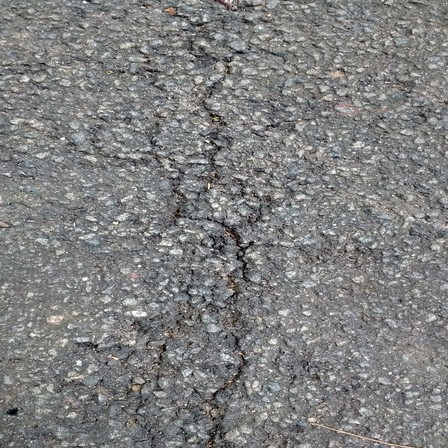
#> input picture 202618018_Lab_6/448/Cracks/IMG_20180514_165307482_HDR resized_448.jpg, 448 x 448 px; its folder holds 4 pictures in this run
$ jupyter execute --allow-errors 202618018_lab_6_Part_A.ipynb   (shell and % lines are left out)
#> lines starting #> are read from the running program, lines starting #| are printed output that depends on the picture
[cell 1]
import cv2
import numpy as np
import pandas as pd
import os
import time
import matplotlib.pyplot as plt

from sklearn.model_selection import train_test_split
from sklearn.preprocessing import StandardScaler
from sklearn.pipeline import Pipeline

from sklearn.ensemble import RandomForestClassifier
from sklearn.svm import SVC

from sklearn.metrics import (
    accuracy_score,
    precision_score,
    recall_score,
    f1_score,
    confusion_matrix,
    ConfusionMatrixDisplay,
    classification_report
)

[cell 2]
CRACK_DIR = "448/Cracks"
NONCRACK_DIR = "448/NonCracks"

print(os.path.exists(CRACK_DIR))
print(os.path.exists(NONCRACK_DIR))

[cell 3]
def extract_features(image_path):

    image = cv2.imread(image_path)
#> image is the input picture: shape (448, 448, 3); mean B, G, R 128.1, 128.2, 127.9

    image = cv2.resize(image, (224, 224))
#> image: shape (224, 224, 3)

    gray = cv2.cvtColor(image, cv2.COLOR_BGR2GRAY)

    mean_brightness = np.mean(gray)
#> mean_brightness = 128.2
    contrast = np.std(gray)
#> contrast = 27.89

    dark_pixel_ratio = np.mean(gray < 50)
#> dark_pixel_ratio = 0.00624
    bright_pixel_ratio = np.mean(gray > 200)
#> bright_pixel_ratio = 0.0112

    min_intensity = np.min(gray)
#> min_intensity = 4
    max_intensity = np.max(gray)
#> max_intensity = 254
    median_intensity = np.median(gray)
#> median_intensity = 127

    edges = cv2.Canny(gray, 100, 200)
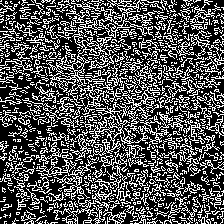
#> edges: shape (224, 224); 32.5% white in thin lines or dots

    edge_count = np.sum(edges > 0)
#> edge_count = 16323

    total_pixels = gray.shape[0] * gray.shape[1]
#> total_pixels = 50176
    edge_density = edge_count / total_pixels
#> edge_density = 0.325

    return [
        mean_brightness,
        contrast,
        dark_pixel_ratio,
        bright_pixel_ratio,
        min_intensity,
        max_intensity,
        median_intensity,
        edge_count,
        edge_density
    ]

[cell 4]
features = []
labels = []
image_names = []

# -----------------------------
# Crack images
# -----------------------------
for filename in os.listdir(CRACK_DIR):

    image_path = os.path.join(CRACK_DIR, filename)

    if filename.lower().endswith((".jpg", ".jpeg", ".png")):

        feature_row = extract_features(image_path)
#> feature_row = [128.2, 27.89, 0.00624, 0.0112, 4, 254, 127, 16323, 0.325]

        features.append(feature_row)
        labels.append(1)
        image_names.append(filename)
#> pass 2 of the loop `for filename in os.listdir(CRACK_DIR):`:
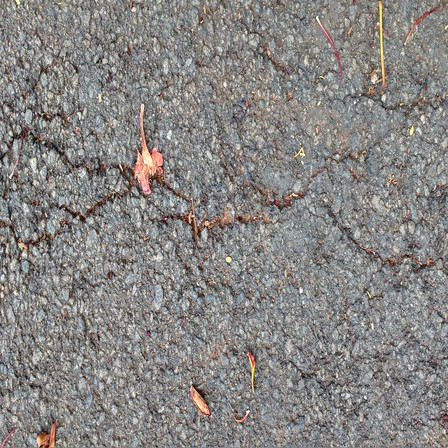
#> input picture 202618018_Lab_6/448/Cracks/IMG_20180514_165444055_HDR resized_448.jpg, 448 x 448 px
#> in extract_features, image is the input picture: shape (448, 448, 3); mean B, G, R 131.2, 133.3, 135.7
#> image: shape (224, 224, 3)
#> in extract_features (call 2), `mean_brightness = np.mean(gray)`: mean_brightness = 133.9
#> in extract_features (call 2), `contrast = np.std(gray)`: contrast = 27.52
#> in extract_features (call 2), `dark_pixel_ratio = np.mean(gray < 50)`: dark_pixel_ratio = 0.00321
#> in extract_features (call 2), `bright_pixel_ratio = np.mean(gray > 200)`: bright_pixel_ratio = 0.0109
#> in extract_features (call 2), `min_intensity = np.min(gray)`: min_intensity = 15
#> in extract_features (call 2), `max_intensity = np.max(gray)`: max_intensity = 253
#> in extract_features (call 2), `median_intensity = np.median(gray)`: median_intensity = 134
#> in extract_features (call 2), `edges = cv2.Canny(gray, 100, 200)`:
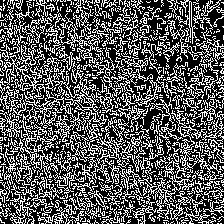
#> edges: shape (224, 224); 35% white in thin lines or dots
#> in extract_features (call 2), `edge_count = np.sum(edges > 0)`: edge_count = 17558
#> in extract_features (call 2), `edge_density = edge_count / total_pixels`: edge_density = 0.35
#> feature_row = [133.9, 27.52, 0.00321, 0.0109, 15, 253, 134, 17558, 0.35]
#> pass 3 of the loop `for filename in os.listdir(CRACK_DIR):`:
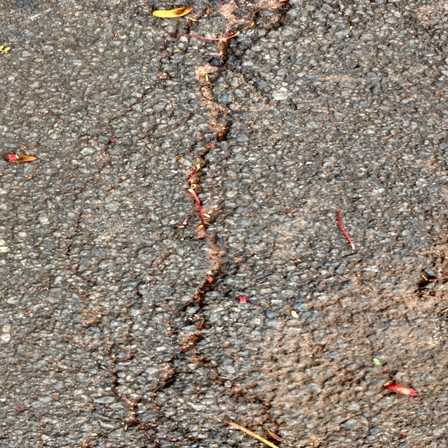
#> input picture 202618018_Lab_6/448/Cracks/IMG_20180514_165457873_HDR resized_448.jpg, 448 x 448 px
#> in extract_features, image is the input picture: shape (448, 448, 3); mean B, G, R 119.1, 130.9, 142.5
#> image: shape (224, 224, 3)
#> in extract_features (call 3), `mean_brightness = np.mean(gray)`: mean_brightness = 133.1
#> in extract_features (call 3), `contrast = np.std(gray)`: contrast = 33.3
#> in extract_features (call 3), `dark_pixel_ratio = np.mean(gray < 50)`: dark_pixel_ratio = 0.0112
#> in extract_features (call 3), `bright_pixel_ratio = np.mean(gray > 200)`: bright_pixel_ratio = 0.0244
#> in extract_features (call 3), `min_intensity = np.min(gray)`: min_intensity = 4
#> in extract_features (call 3), `median_intensity = np.median(gray)`: median_intensity = 132
#> in extract_features (call 3), `edges = cv2.Canny(gray, 100, 200)`:
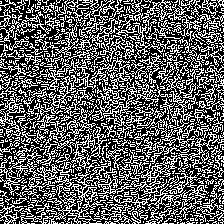
#> edges: shape (224, 224); 37.5% white in thin lines or dots
#> in extract_features (call 3), `edge_count = np.sum(edges > 0)`: edge_count = 18803
#> in extract_features (call 3), `edge_density = edge_count / total_pixels`: edge_density = 0.375
#> feature_row = [133.1, 33.3, 0.0112, 0.0244, 4, 253, 132, 18803, 0.375]
#> the loop made 4 passes; the first 3 are shown


# -----------------------------
# Non-crack images
# -----------------------------
#> (the rest of this cell did not finish here and is left out)

[cell 5]
feature_columns = [
    "Mean_Brightness",
    "Contrast",
    "Dark_Pixel_Ratio",
    "Bright_Pixel_Ratio",
    "Min_Intensity",
    "Max_Intensity",
    "Median_Intensity",
    "Edge_Count",
    "Edge_Density"
]
#> feature_columns = ['Mean_Brightness', 'Contrast', 'Dark_Pixel_Ratio', 'Bright_Pixel_Ratio', 'Min_Intensity', 'Max_Intensity', 'Median_Intensity', 'Edge_Count', 'Edge_Density']

df = pd.DataFrame(features, columns=feature_columns)

df["Image"] = image_names
df["Label"] = labels

# Put Image first
df = df[["Image"] + feature_columns + ["Label"]]

print("Dataset shape:", df.shape)
#| Dataset shape: (4, 11)

df.head()

[cell 6]
print("Crack images:", (df["Label"] == 1).sum())
print("Non-crack images:", (df["Label"] == 0).sum())

[cell 7]
df.to_csv("image_features.csv", index=False)

print("Feature table saved successfully.")

[cell 8]
# Take first crack image
sample_image_path = os.path.join(
    CRACK_DIR,
    os.listdir(CRACK_DIR)[0]
)

# Read image
image = cv2.imread(sample_image_path)

# Resize
image = cv2.resize(image, (224, 224))

# Convert for display
image_rgb = cv2.cvtColor(image, cv2.COLOR_BGR2RGB)

# Grayscale
gray = cv2.cvtColor(image, cv2.COLOR_BGR2GRAY)

# Canny edges
edges = cv2.Canny(gray, 100, 200)

# Plot
plt.figure(figsize=(12,4))

plt.subplot(1,3,1)
plt.imshow(image_rgb)
plt.title("Original Image")
plt.axis("off")

plt.subplot(1,3,2)
plt.imshow(gray, cmap="gray")
plt.title("Grayscale")
plt.axis("off")

plt.subplot(1,3,3)
plt.imshow(edges, cmap="gray")
plt.title("Canny Edges")
plt.axis("off")

plt.show()
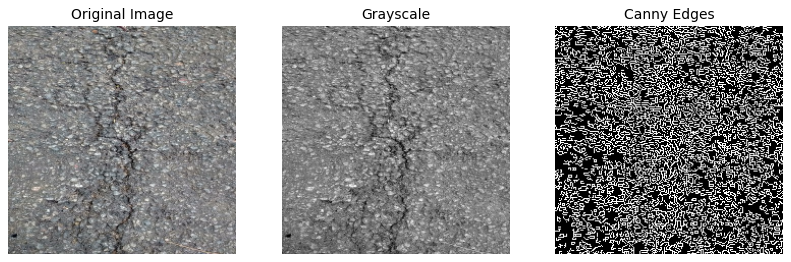
#> figure drawn by matplotlib, 3 panels

[cell 9]
X = df[feature_columns]

y = df["Label"]

print("X shape:", X.shape)
#| X shape: (4, 9)
print("y shape:", y.shape)
#| y shape: (4,)

[cell 10]
X_train, X_test, y_train, y_test = train_test_split(
    X,
    y,
    test_size=0.20,
    random_state=42,
    stratify=y
)

print(X_train.shape)
#| (3, 9)
print(X_test.shape)
#| (1, 9)

[cell 11]
model_rf = RandomForestClassifier(
    n_estimators=100,
    random_state=42
)

start_train = time.time()

model_rf.fit(X_train, y_train)

training_time_rf = time.time() - start_train


start_predict = time.time()

y_pred_rf = model_rf.predict(X_test)

prediction_time_rf = time.time() - start_predict

[cell 12]
accuracy_rf = accuracy_score(y_test, y_pred_rf)
precision_rf = precision_score(y_test, y_pred_rf)
recall_rf = recall_score(y_test, y_pred_rf)
f1_rf = f1_score(y_test, y_pred_rf)

print("Accuracy :", accuracy_rf)
print("Precision:", precision_rf)
print("Recall   :", recall_rf)
print("F1 Score :", f1_rf)

print("Training Time:", training_time_rf)
print("Prediction Time:", prediction_time_rf)

[cell 13]
cm = confusion_matrix(y_test, y_pred_rf)

disp = ConfusionMatrixDisplay(
    confusion_matrix=cm,
    display_labels=["Non-Crack", "Crack"]
)

#> (the rest of this cell did not finish here and is left out)

[cell 14]
model_svm = Pipeline([
    ("scaler", StandardScaler()),
    ("classifier", SVC(kernel="rbf"))
])

start_train = time.time()

#> (the rest of this cell did not finish here and is left out)

#> (a cell that did not finish here is left out)

#> (a cell that did not finish here is left out)

#> (a cell that did not finish here is left out)

[cell 18]
model_svm = Pipeline([
    ("scaler", StandardScaler()),
    ("classifier", SVC(kernel="rbf"))
])

start_train = time.time()
#> (the rest of this cell did not finish here and is left out)

#> (a cell that did not finish here is left out)

#> (a cell that did not finish here is left out)

#> (a cell that did not finish here is left out)

[cell 22]
def extract_improved_features(image_path):

    image = cv2.imread(image_path)
    image = cv2.resize(image, (224, 224))

    gray = cv2.cvtColor(image, cv2.COLOR_BGR2GRAY)

    # Intensity features
    mean_brightness = np.mean(gray)
#> mean_brightness = 128.2
    contrast = np.std(gray)
#> contrast = 27.89
    dark_pixel_ratio = np.mean(gray < 50)
#> dark_pixel_ratio = 0.00624
    bright_pixel_ratio = np.mean(gray > 200)
#> bright_pixel_ratio = 0.0112
    min_intensity = np.min(gray)
#> min_intensity = 4
    max_intensity = np.max(gray)
#> max_intensity = 254
    median_intensity = np.median(gray)
#> median_intensity = 127

    # Improved Canny thresholds
    edges = cv2.Canny(gray, 50, 150)
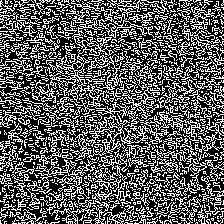
#> edges: shape (224, 224); 36.4% white in thin lines or dots

    edge_count = np.sum(edges > 0)
#> edge_count = 18252

    total_pixels = gray.shape[0] * gray.shape[1]
#> total_pixels = 50176
    edge_density = edge_count / total_pixels
#> edge_density = 0.364

    return [
        mean_brightness,
        contrast,
        dark_pixel_ratio,
        bright_pixel_ratio,
        min_intensity,
        max_intensity,
        median_intensity,
        edge_count,
        edge_density
    ]

[cell 23]
improved_features = []

for filename in image_names:

    # Check which folder the image belongs to
    if filename in os.listdir(CRACK_DIR):
        image_path = os.path.join(CRACK_DIR, filename)
    else:
        image_path = os.path.join(NONCRACK_DIR, filename)

    feature_row = extract_improved_features(image_path)
    improved_features.append(feature_row)
#> pass 2 of the loop `for filename in image_names:`:
#> in extract_improved_features (call 2), `mean_brightness = np.mean(gray)`: mean_brightness = 133.9
#> in extract_improved_features (call 2), `contrast = np.std(gray)`: contrast = 27.52
#> in extract_improved_features (call 2), `dark_pixel_ratio = np.mean(gray < 50)`: dark_pixel_ratio = 0.00321
#> in extract_improved_features (call 2), `bright_pixel_ratio = np.mean(gray > 200)`: bright_pixel_ratio = 0.0109
#> in extract_improved_features (call 2), `min_intensity = np.min(gray)`: min_intensity = 15
#> in extract_improved_features (call 2), `max_intensity = np.max(gray)`: max_intensity = 253
#> in extract_improved_features (call 2), `median_intensity = np.median(gray)`: median_intensity = 134
#> in extract_improved_features (call 2), `edges = cv2.Canny(gray, 50, 150)`:
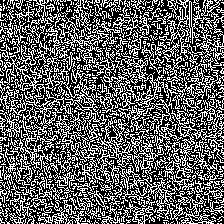
#> edges: shape (224, 224); 38% white in thin lines or dots
#> in extract_improved_features (call 2), `edge_count = np.sum(edges > 0)`: edge_count = 19086
#> in extract_improved_features (call 2), `edge_density = edge_count / total_pixels`: edge_density = 0.38
#> pass 3 of the loop `for filename in image_names:`:
#> in extract_improved_features (call 3), `mean_brightness = np.mean(gray)`: mean_brightness = 133.1
#> in extract_improved_features (call 3), `contrast = np.std(gray)`: contrast = 33.3
#> in extract_improved_features (call 3), `dark_pixel_ratio = np.mean(gray < 50)`: dark_pixel_ratio = 0.0112
#> in extract_improved_features (call 3), `bright_pixel_ratio = np.mean(gray > 200)`: bright_pixel_ratio = 0.0244
#> in extract_improved_features (call 3), `min_intensity = np.min(gray)`: min_intensity = 4
#> in extract_improved_features (call 3), `median_intensity = np.median(gray)`: median_intensity = 132
#> in extract_improved_features (call 3), `edges = cv2.Canny(gray, 50, 150)`:
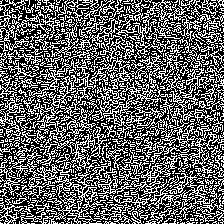
#> edges: shape (224, 224); 38.8% white in thin lines or dots
#> in extract_improved_features (call 3), `edge_count = np.sum(edges > 0)`: edge_count = 19457
#> in extract_improved_features (call 3), `edge_density = edge_count / total_pixels`: edge_density = 0.388
#> the loop made 4 passes; the first 3 are shown

df_improved = pd.DataFrame(
    improved_features,
    columns=feature_columns
)

df_improved["Image"] = image_names
df_improved["Label"] = labels

df_improved = df_improved[
    ["Image"] + feature_columns + ["Label"]
]

print("Improved feature dataset shape:", df_improved.shape)
#| Improved feature dataset shape: (4, 11)

[cell 24]
df_improved.to_csv("image_features_improved.csv", index=False)

print("Improved feature table saved successfully.")

[cell 25]
X_improved = df_improved[feature_columns]

X_train_improved = X_improved.loc[X_train.index]
X_test_improved = X_improved.loc[X_test.index]

y_train_improved = df_improved["Label"].loc[X_train.index]
y_test_improved = df_improved["Label"].loc[X_test.index]

print("Improved training shape:", X_train_improved.shape)
#| Improved training shape: (3, 9)
print("Improved testing shape:", X_test_improved.shape)
#| Improved testing shape: (1, 9)
